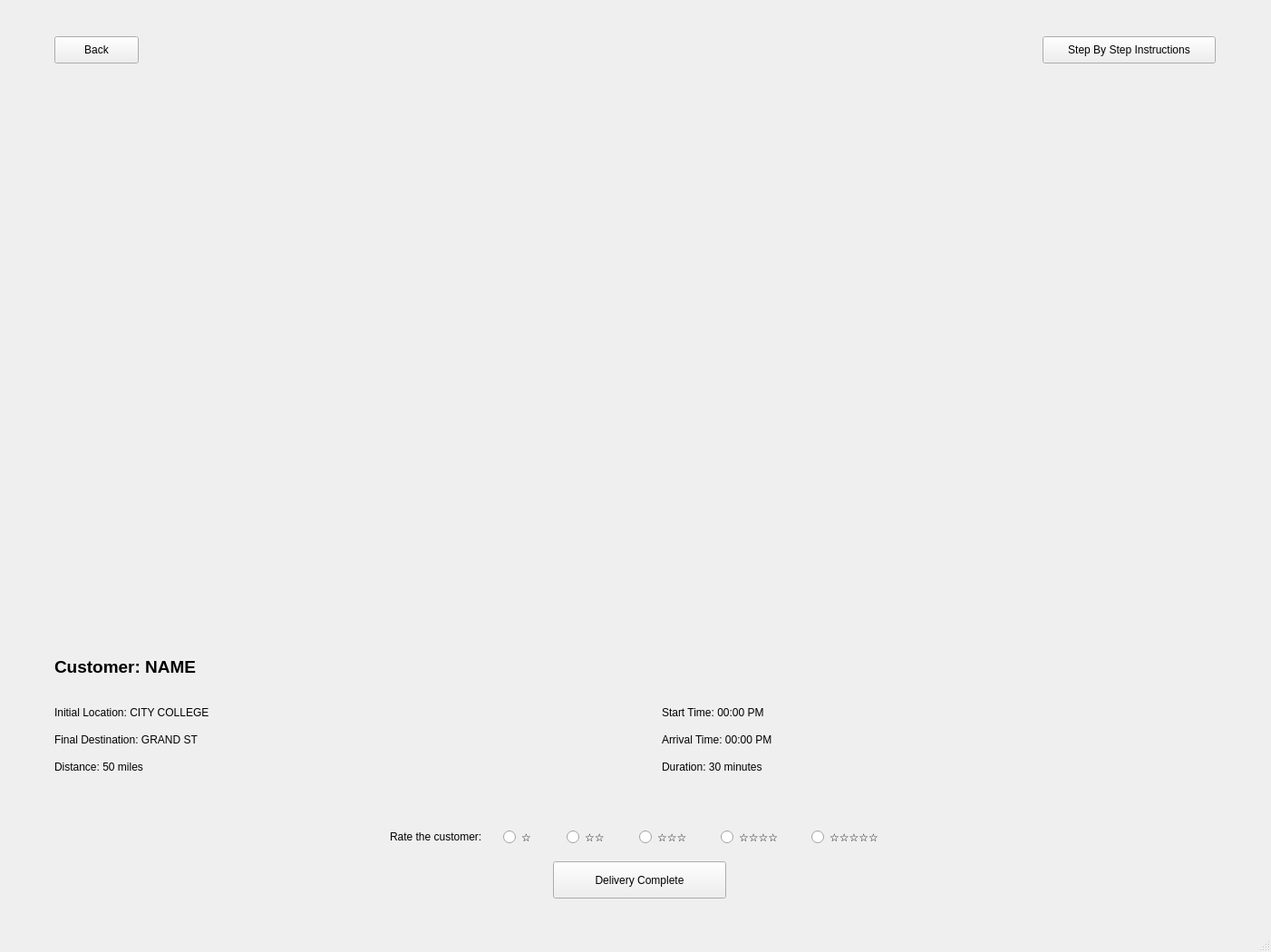
<?xml version="1.0" encoding="UTF-8"?>
<ui version="4.0">
 <class>MapWindow</class>
 <widget class="QMainWindow" name="MapWindow">
  <property name="geometry">
   <rect>
    <x>0</x>
    <y>0</y>
    <width>1402</width>
    <height>1050</height>
   </rect>
  </property>
  <property name="minimumSize">
   <size>
    <width>1402</width>
    <height>1050</height>
   </size>
  </property>
  <property name="maximumSize">
   <size>
    <width>1402</width>
    <height>1050</height>
   </size>
  </property>
  <property name="windowTitle">
   <string>MainWindow</string>
  </property>
  <widget class="QWidget" name="centralwidget">
   <property name="minimumSize">
    <size>
     <width>1402</width>
     <height>1025</height>
    </size>
   </property>
   <property name="maximumSize">
    <size>
     <width>1402</width>
     <height>1025</height>
    </size>
   </property>
   <widget class="QPushButton" name="backButton">
    <property name="geometry">
     <rect>
      <x>60</x>
      <y>40</y>
      <width>93</width>
      <height>30</height>
     </rect>
    </property>
    <property name="text">
     <string>Back</string>
    </property>
   </widget>
   <widget class="QPushButton" name="stepButton">
    <property name="geometry">
     <rect>
      <x>1150</x>
      <y>40</y>
      <width>191</width>
      <height>30</height>
     </rect>
    </property>
    <property name="text">
     <string>Step By Step Instructions</string>
    </property>
   </widget>
   <widget class="QLabel" name="customerLabel">
    <property name="geometry">
     <rect>
      <x>60</x>
      <y>720</y>
      <width>361</width>
      <height>31</height>
     </rect>
    </property>
    <property name="font">
     <font>
      <pointsize>14</pointsize>
      <weight>75</weight>
      <bold>true</bold>
      <underline>false</underline>
     </font>
    </property>
    <property name="text">
     <string>Customer: NAME</string>
    </property>
   </widget>
   <widget class="QLabel" name="initialLabel">
    <property name="geometry">
     <rect>
      <x>60</x>
      <y>770</y>
      <width>361</width>
      <height>31</height>
     </rect>
    </property>
    <property name="text">
     <string>Initial Location: CITY COLLEGE</string>
    </property>
   </widget>
   <widget class="QLabel" name="finalLabel">
    <property name="geometry">
     <rect>
      <x>60</x>
      <y>800</y>
      <width>361</width>
      <height>31</height>
     </rect>
    </property>
    <property name="text">
     <string>Final Destination: GRAND ST</string>
    </property>
   </widget>
   <widget class="QLabel" name="startLabel">
    <property name="geometry">
     <rect>
      <x>730</x>
      <y>770</y>
      <width>361</width>
      <height>31</height>
     </rect>
    </property>
    <property name="text">
     <string>Start Time: 00:00 PM</string>
    </property>
   </widget>
   <widget class="QLabel" name="arrivalLabel">
    <property name="geometry">
     <rect>
      <x>730</x>
      <y>800</y>
      <width>361</width>
      <height>31</height>
     </rect>
    </property>
    <property name="text">
     <string>Arrival Time: 00:00 PM</string>
    </property>
   </widget>
   <widget class="QLabel" name="distanceLabel">
    <property name="geometry">
     <rect>
      <x>60</x>
      <y>830</y>
      <width>361</width>
      <height>31</height>
     </rect>
    </property>
    <property name="text">
     <string>Distance: 50 miles</string>
    </property>
   </widget>
   <widget class="QLabel" name="durationLabel">
    <property name="geometry">
     <rect>
      <x>730</x>
      <y>830</y>
      <width>361</width>
      <height>31</height>
     </rect>
    </property>
    <property name="text">
     <string>Duration: 30 minutes</string>
    </property>
   </widget>
   <widget class="QPushButton" name="pushButton">
    <property name="geometry">
     <rect>
      <x>610</x>
      <y>950</y>
      <width>191</width>
      <height>41</height>
     </rect>
    </property>
    <property name="text">
     <string>Delivery Complete</string>
    </property>
   </widget>
   <widget class="QRadioButton" name="oneStar">
    <property name="geometry">
     <rect>
      <x>555</x>
      <y>913</y>
      <width>61</width>
      <height>20</height>
     </rect>
    </property>
    <property name="text">
     <string>☆</string>
    </property>
   </widget>
   <widget class="QRadioButton" name="twoStar">
    <property name="geometry">
     <rect>
      <x>625</x>
      <y>913</y>
      <width>71</width>
      <height>20</height>
     </rect>
    </property>
    <property name="text">
     <string>☆☆</string>
    </property>
   </widget>
   <widget class="QRadioButton" name="threeStar">
    <property name="geometry">
     <rect>
      <x>705</x>
      <y>913</y>
      <width>81</width>
      <height>20</height>
     </rect>
    </property>
    <property name="text">
     <string>☆☆☆</string>
    </property>
   </widget>
   <widget class="QRadioButton" name="fourStar">
    <property name="geometry">
     <rect>
      <x>795</x>
      <y>913</y>
      <width>81</width>
      <height>20</height>
     </rect>
    </property>
    <property name="text">
     <string>☆☆☆☆</string>
    </property>
   </widget>
   <widget class="QRadioButton" name="fiveStar">
    <property name="geometry">
     <rect>
      <x>895</x>
      <y>913</y>
      <width>95</width>
      <height>20</height>
     </rect>
    </property>
    <property name="text">
     <string>☆☆☆☆☆</string>
    </property>
   </widget>
   <widget class="QLabel" name="rateLabel">
    <property name="geometry">
     <rect>
      <x>430</x>
      <y>910</y>
      <width>121</width>
      <height>25</height>
     </rect>
    </property>
    <property name="text">
     <string>Rate the customer:</string>
    </property>
   </widget>
   <widget class="QLabel" name="background">
    <property name="geometry">
     <rect>
      <x>50</x>
      <y>700</y>
      <width>1301</width>
      <height>181</height>
     </rect>
    </property>
    <property name="text">
     <string/>
    </property>
   </widget>
  </widget>
  <widget class="QStatusBar" name="statusbar"/>
 </widget>
 <resources/>
 <connections/>
</ui>
